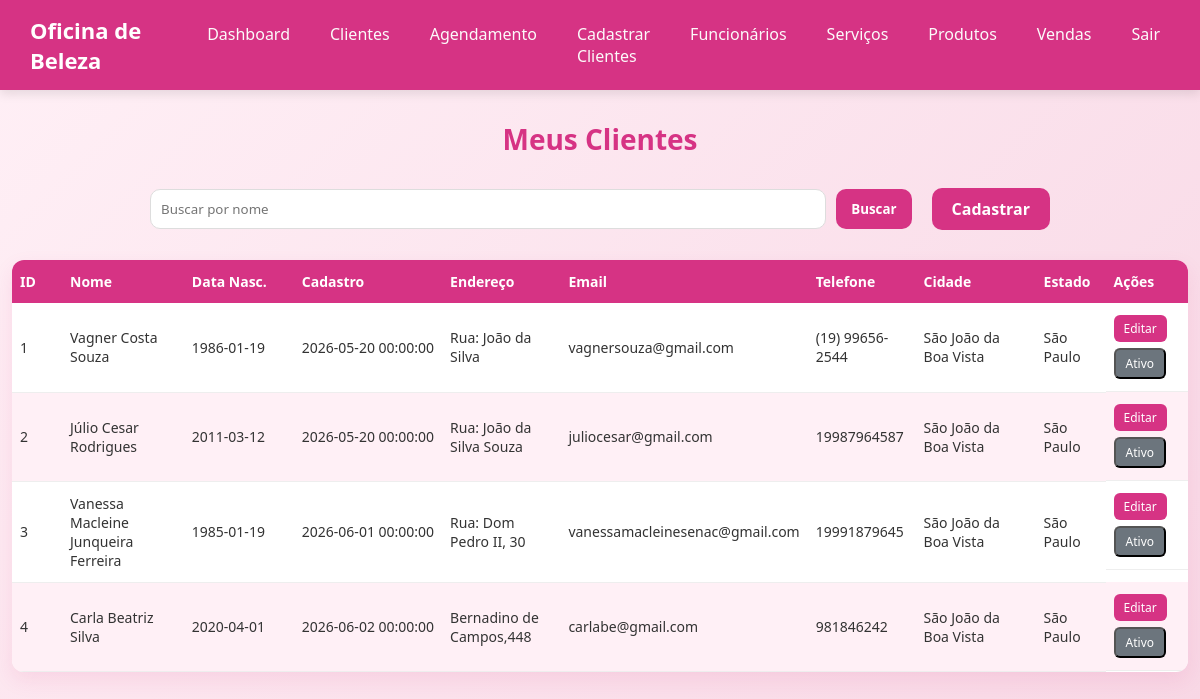
The page /clientes-lista.php on the database as committed earlier.
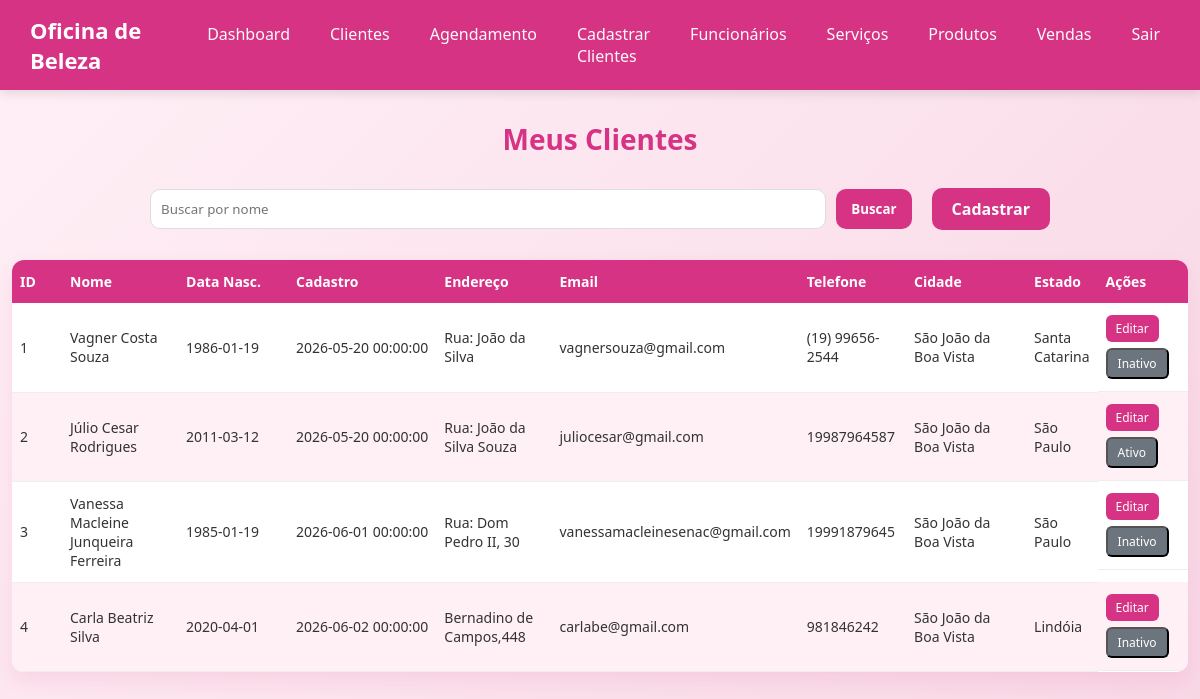
The same page on the database as committed later.
### tables this page shows
CREATE TABLE IF NOT EXISTS `tb_cliente` (
  `id` int(11) NOT NULL AUTO_INCREMENT,
  `nome` varchar(200) NOT NULL,
  `data_nascimento` date NOT NULL,
  `endereco` varchar(150) NOT NULL,
  `email` varchar(200) NOT NULL,
  `telefone` varchar(15) NOT NULL,
  `cidade` varchar(150) NOT NULL,
  `estado` varchar(100) NOT NULL,
  `data_cadastro` datetime NOT NULL DEFAULT current_timestamp(),
  `ativo` tinyint(4) NOT NULL DEFAULT 1,
  PRIMARY KEY (`id`),
  UNIQUE KEY `email` (`email`)
);

### clientes-lista.php (the view, shortened to what this page needs)
<?php
try {
    $conexao = new PDO("mysql:host=" . SERVIDOR . ";dbname=" . BANCO . ";charset=utf8", USUARIO, SENHA);
    $conexao->setAttribute(PDO::ATTR_ERRMODE, PDO::ERRMODE_EXCEPTION);
    $sql = "SELECT * FROM tb_cliente";
    $comando = $conexao->prepare($sql);
    $comando->execute();
    $clientes = $comando->fetchAll(PDO::FETCH_ASSOC);
} catch (PDOException $erro) {
    echo "Erro ao conectar no banco de dados" . $erro->getMessage();
}
?>
<!DOCTYPE html>
<html lang="pt-br">
<head>
    <link rel="stylesheet" href="assets/css/style.css" />
    <link rel="stylesheet" href="assets/css/clientes-lista.css">
    <link rel="stylesheet" href="https://cdn.jsdelivr.net/npm/bootstrap-icons@1.11.3/font/bootstrap-icons.min.css">
</head>
<body>
    <?php require_once 'includes/header.php';
    ?>
    <main>
        <h1 class="titulo-pagina">Meus Clientes</h1>
        <div class="top-actions">
            <div class="search-box">
                <input type="text" placeholder="Buscar por nome">
                <button class="btn buscar">Buscar</button>
            </div>
            <div class="action-buttons">
                <a href="clientes.php" class="btn">Cadastrar</a>
            </div>
        </div>
        <div class="table-container">
            <table>
                <thead>
                    <tr>
                        <th>ID</th>
                        <th>Nome</th>
                        <th>Data Nasc.</th>
                        <th>Cadastro</th>
                        <th>Endereço</th>
                        <th>Email</th>
                        <th>Telefone</th>
                        <th>Cidade</th>
                        <th>Estado</th>
                        <th>Ações</th>
                    </tr>
                </thead>
                <tbody>
                    <?php
                    foreach ($clientes as $cliente):
                    ?>
                        <tr>
                            <td><?php echo $cliente['id']; ?></td>
                            <td><?php echo $cliente['nome']; ?></td>
                            <td><?php echo $cliente['data_nascimento']; ?></td>
                            <td><?php echo $cliente['data_cadastro']; ?></td>
                            <td><?php echo $cliente['endereco']; ?></td>
                            <td><?php echo $cliente['email']; ?></td>
                            <td><?php echo $cliente['telefone']; ?></td>
                            <td><?php echo $cliente['cidade']; ?></td>
                            <td><?php echo $cliente['estado']; ?></td>
                            <td class="acoes">
                                <a class="table-btn editar" href="editar-clientes.php?id=<?php echo $cliente['id']; ?>">Editar</a>
                               <a  href="?alterarAtivo=<?php echo $cliente['id']; ?>" onclick="return confirm('Deseja alterar?')">
                        <button class="table-btn status" type="button" class="<?php echo $cliente['ativo'] == 1 ? 'ativo' : 'inativo'; ?>">
                            <?php
                            if ($cliente['ativo'] == 1) {
                                echo "Ativo";
                            } else {
                                echo "Inativo";
                            } ?>
                        </button>
                    </a>
                            </td>
                        </tr>
                    <?php
                    endforeach;
                    ?>
                </tbody>
            </table>
        </div>
    </main>
</body>

### includes/header.php
<header>
    <p> Oficina de Beleza </p>
    <nav>
        <ul>
            <a href="dashboard.php">
                <li>Dashboard</li>
            </a>
            <a href="clientes-lista.php">
                <li>Clientes</li>
            </a>
            <a href="agendamento-lista.php">
                <li>Agendamento</li>
            </a>
            <a href="clientes.php">
                <li>Cadastrar Clientes</li>
            </a>
            <a href="funcionarios-lista.php">
                <li>Funcionários</li>
            </a>
            <a href="servicos-lista.php">
                <li>Serviços</li>
            </a>
            <a href="produtos-lista.php">
                <li>Produtos</li>
            </a>
            <a href="pedidos.php">
                <li>Vendas</li>
            </a>
            <a href="sair.php">
                <li>Sair</li>
            </a>
        </ul>
    </nav>
</header>

### assets/css/style.css (style rules this page uses)
header { background: #d63384; padding: 15px 30px; display: flex; justify-content: space-between; align-items: center; color: white; box-shadow: 0 4px 10px rgba(0,0,0,0.1); }
header p { font-size: 22px; font-weight: bold; }
nav ul { display: flex; list-style: none; gap: 20px; }
nav ul a li { color: rgb(252, 250, 250); font-weight: 500; padding: 6px 10px; border-radius: 8px; transition: 0.3s; }
nav a { text-decoration: none; }
* { margin: 0; padding: 0; box-sizing: border-box; font-family: 'Segoe UI', Tahoma, Geneva, Verdana, sans-serif; }
body { background: linear-gradient(135deg, #fff0f6, #f8d7e5); color: #333; }

### assets/css/clientes-lista.css (style rules this page uses)
.top-actions { max-width: 900px; margin: 30px auto; display: flex; justify-content: space-between; align-items: center; gap: 20px; }
.search-box { display: flex; gap: 10px; flex: 1; }
.search-box input { flex: 1; padding: 10px; border-radius: 10px; border: 1px solid #ddd; outline: none; transition: 0.3s; }
.btn { padding: 10px 20px; background: #d63384; color: white; border: none; border-radius: 10px; text-decoration: none; cursor: pointer; font-weight: 600; transition: 0.3s; }
.btn.buscar { padding: 10px 15px; }
.action-buttons { display: flex; gap: 10px; }
.table-container { width: 98%; max-width: 1300px; margin: 20px auto 40px auto; }
table { width: 100%; border-collapse: collapse; background: #fff; border-radius: 12px; overflow: hidden; box-shadow: 0 8px 20px rgba(214, 51, 132, 0.1); table-layout: auto; }
table thead { background: #d63384; color: white; }
table th { padding: 12px 8px; text-align: left; font-size: 14px; white-space: nowrap; }
table td { padding: 12px 8px; border-bottom: 1px solid #eee; font-size: 14px; vertical-align: middle; }
table th:nth-child(3), table td:nth-child(3), table th:nth-child(4), table td:nth-child(4) { min-width: 110px; white-space: nowrap; }
table th:nth-child(1), table td:nth-child(1) { width: 50px; }
table th:nth-child(9), table td:nth-child(9) { width: 70px; }
table th:nth-child(8), table td:nth-child(8) { width: 120px; }
table tbody tr:nth-child(even) { background: #fff0f6; }
.acoes { display: flex; align-items: center; gap: 6px; flex-wrap: wrap; }
.table-btn { padding: 5px 10px; border-radius: 6px; font-size: 12px; text-decoration: none; color: white; transition: 0.3s; }
.table-btn.editar { background: #d63384; }
.table-btn.status { background: #6c757d; }
.titulo-pagina { text-align: center; margin: 30px 0; color: #d63384; font-size: 28px; font-weight: bold; }

Rows that differ between the two databases and show on the page:
changed tb_cliente "Vagner Costa Souza": estado "São Paulo" → "Santa Catarina"; ativo "Ativo" → "Inativo"
changed tb_cliente "Vanessa Macleine Junqueira Ferreira": ativo "Ativo" → "Inativo"
changed tb_cliente "Carla Beatriz Silva": estado "São Paulo" → "Lindóia"; ativo "Ativo" → "Inativo"
